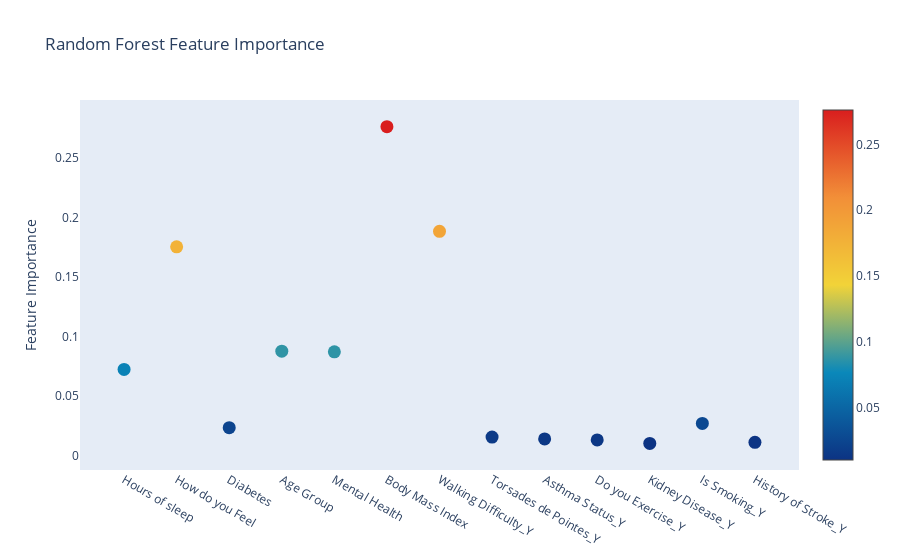

Notebook code cell kept with this figure:
### Markdown cell above
The performance evaluation of our Random Forest model shows a significant disparity between training and test performance, which is indicative of overfitting. During the training phase, the model showed excellent performance with a Mean Squared Error (MSE) of only 0.104 and a Mean Absolute Error (MAE) of 0.175, coupled with a high R-squared value of 0.896. These figures suggest that the model was able to closely match the trends in the training data. However, this success did not translate to the test data set, where the model's predictive accuracy dropped significantly resulting in an increased MSE of 0.671 and a higher MAE of 0.454, while the R-squared value dropped dramatically to 0.329.

Comparing these results with those obtained before hyperparameter tuning in our Decision Tree model, we observe a similar trend of overfitting, but with some differences. If we look at the results of the Decision Tree you can clearly see an lower MSE and MAE, along with an higher R-squared, indicating an even more pronounced overfitting than the Random Forest. Its performance on the test set, with an MSE of 1.204, an MAE of 0.514, and a negative R-squared of -0.203, was significantly worse compared to the test results of the Random Forest. This suggests that while both models experienced overfitting, the Random Forest, with its ensemble approach, was somewhat more resilient to it than the Decision Tree as we expected, although it still requires hyperparameter tuning to improve its predictive accuracy on new data.

### Code cell
import plotly.offline as py
import plotly.graph_objs as go


# Scatter plot 
trace = go.Scatter(
    y = rf_reg.feature_importances_,
    x = medcenter_df.columns.values,
    mode = 'markers',
    marker = dict(
        sizemode = 'diameter',
        sizeref = 1,
        size = 13,
        #size= rf.feature_importances_,
        #color = np.random.randn(500), #set color equal to a variable
        color = rf_reg.feature_importances_,
        colorscale = 'Portland',
        showscale = True
    ),
    text = medcenter_df.columns.values
)
data = [trace]

layout = go.Layout(
    autosize = True,
    title = 'Random Forest Feature Importance',
    hovermode = 'closest',
    xaxis = dict(
        ticklen = 5,
        showgrid = False,
        zeroline = False,
        showline = False
    ),
    yaxis = dict(
        title = 'Feature Importance',
        showgrid = False,
        zeroline = False,
        ticklen = 5,
        gridwidth = 2
    ),
    showlegend = False
)
fig = go.Figure(data = data, layout = layout)
py.iplot(fig, filename = 'scatter_rfclf_01')

### Figure 1 — Plotly figure (JSON) as saved in the notebook; plotly's stock layout.template omitted (floating-point values rounded to 4 significant figures)
{"data": [{"marker": {"color": [0.07221, 0.1752, 0.02331, 0.08757, 0.08701, 0.2762, 0.1882, 0.01541, 0.01387, 0.01305, 0.01012, 0.02686, 0.01102], "colorscale": [[0, "rgb(12,51,131)"], [0.25, "rgb(10,136,186)"], [0.5, "rgb(242,211,56)"], [0.75, "rgb(242,143,56)"], [1, "rgb(217,30,30)"]], "showscale": true, "size": 13, "sizemode": "diameter", "sizeref": 1}, "mode": "markers", "text": ["Hours of sleep", "How do you Feel", "Diabetes", "Age Group", "Mental Health", "Body Mass Index", "Walking Difficulty_Y", "Torsades de Pointes_Y", "Asthma Status_Y", "Do you Exercise_Y", "Kidney Disease_Y", "Is Smoking_Y", "History of Stroke_Y"], "type": "scatter", "x": ["Hours of sleep", "How do you Feel", "Diabetes", "Age Group", "Mental Health", "Body Mass Index", "Walking Difficulty_Y", "Torsades de Pointes_Y", "Asthma Status_Y", "Do you Exercise_Y", "Kidney Disease_Y", "Is Smoking_Y", "History of Stroke_Y"], "y": [0.07221, 0.1752, 0.02331, 0.08757, 0.08701, 0.2762, 0.1882, 0.01541, 0.01387, 0.01305, 0.01012, 0.02686, 0.01102]}], "layout": {"autosize": true, "hovermode": "closest", "showlegend": false, "title": {"text": "Random Forest Feature Importance"}, "xaxis": {"showgrid": false, "showline": false, "ticklen": 5, "zeroline": false}, "yaxis": {"gridwidth": 2, "showgrid": false, "ticklen": 5, "title": {"text": "Feature Importance"}, "zeroline": false}}}
